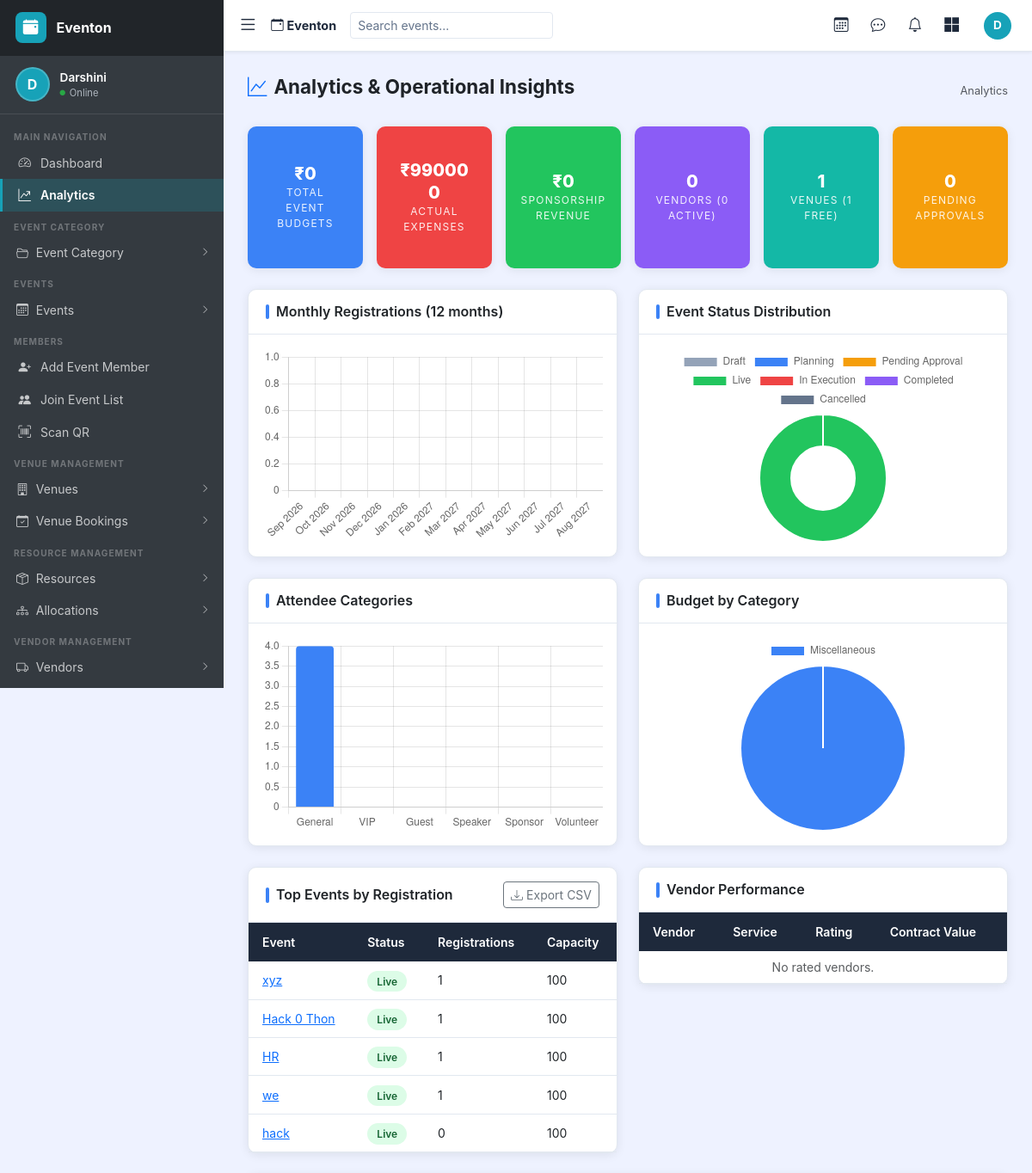
Page /analytics/ (signed in, upper part) on the earlier database version.
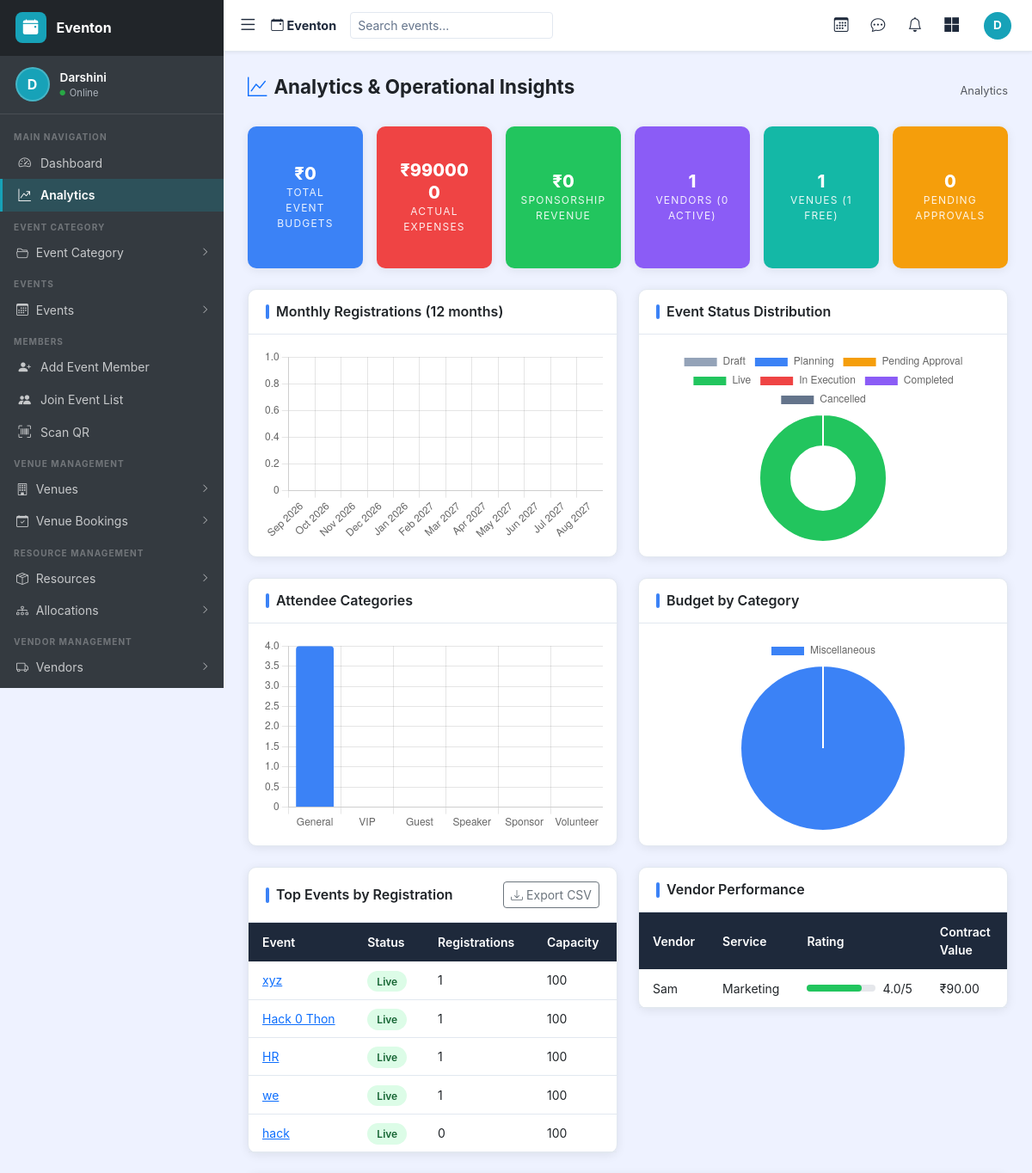
Same page on the later database version.
### events/models.py (models this page shows, shortened)
class Event(models.Model):
    STATUS_CHOICES = [
        ('draft', 'Draft'),
        ('planning', 'Planning'),
        ('approval', 'Pending Approval'),
        ('live', 'Live'),
        ('execution', 'In Execution'),
        ('completed', 'Completed'),
        ('cancelled', 'Cancelled'),
    ]
    JOB_CATEGORY_CHOICES = [
        ('technical', 'Technical'),
        ('non_technical', 'Non-Technical'),
        ('management', 'Management'),
        ('research', 'Research'),
        ('other', 'Other'),
    ]
    EVENT_TYPE_CHOICES = [
        ('tech_fest', 'Tech Fest'),
        ('cultural', 'Cultural'),
        ('hackathons', 'Hackathons'),
        ('seminars', 'Seminars'),
        ('competitions', 'Competitions'),
        ('others', 'Others'),
    ]
    SUBCATEGORY_CHOICES = [
        ('internships', 'Internships'),
        ('jobs', 'Jobs'),
        ('competitions', 'Competitions'),
        ('mock_tests', 'Mock Tests'),
        ('mentorships', 'Mentorships'),
        ('courses', 'Courses'),
        ('interviews', 'Interviews'),
        ('hundred_days_to', '100 Days to'),
        ('others', 'Others'),
    ]
    uid          = models.CharField(max_length=100, unique=True, help_text='Unique Event ID')
    title        = models.CharField(max_length=300)
    category     = models.ForeignKey(Category, on_delete=models.SET_NULL, null=True, related_name='events')
    description  = models.TextField(blank=True)
    image        = models.ImageField(upload_to='events/', blank=True, null=True)
    qr_code_image = models.ImageField(upload_to='events/qr_codes/', blank=True, null=True)
    session_name = models.CharField(max_length=200, blank=True)
    speaker_name = models.CharField(max_length=200, blank=True)
    start_time = models.DateTimeField()
    end_time   = models.DateTimeField()
    venue       = models.ForeignKey(Venue, on_delete=models.SET_NULL, null=True, blank=True, related_name='events')
    venue_name  = models.CharField(max_length=300, blank=True)
    location    = models.TextField(blank=True, help_text='Full address')
    map_latitude = models.FloatField(blank=True, null=True, help_text='Latitude for event pin')
    map_longitude = models.FloatField(blank=True, null=True, help_text='Longitude for event pin')
    price        = models.DecimalField(max_digits=10, decimal_places=2, default=0.00)
    total_budget = models.DecimalField(max_digits=14, decimal_places=2, default=0.00)
    points       = models.PositiveIntegerField(default=0, help_text='Points awarded on completion')
    max_attendance = models.PositiveIntegerField(default=100)
    job_category   = models.CharField(max_length=30, choices=JOB_CATEGORY_CHOICES, default='other')
    event_type     = models.CharField(max_length=30, choices=EVENT_TYPE_CHOICES, default='others')
    subcategory    = models.CharField(max_length=30, choices=SUBCATEGORY_CHOICES, default='others')
    resources = models.ManyToManyField(Resource, blank=True, related_name='events')
    vendors   = models.ManyToManyField(Vendor, blank=True, related_name='events')
    sponsors  = models.ManyToManyField(Sponsor, blank=True, related_name='events')
    operational_requirements = models.TextField(blank=True)
    status     = models.CharField(max_length=20, choices=STATUS_CHOICES, default='draft')
    created_by = models.ForeignKey(User, on_delete=models.SET_NULL, null=True, related_name='created_events')
    created_at = models.DateTimeField(auto_now_add=True)
    updated_at = models.DateTimeField(auto_now=True)
    class Meta:
        ordering = ['-start_time']

class Vendor(models.Model):
    SERVICE_CHOICES = [
        ('catering', 'Catering'),
        ('logistics', 'Logistics'),
        ('equipment_rental', 'Equipment Rental'),
        ('marketing', 'Marketing'),
        ('security', 'Security'),
        ('photography', 'Photography/Videography'),
        ('it_support', 'IT Support'),
        ('decor', 'Decoration'),
        ('other', 'Other'),
    ]
    STATUS_CHOICES = [
        ('active', 'Active'),
        ('inactive', 'Inactive'),
        ('blacklisted', 'Blacklisted'),
    ]
    name            = models.CharField(max_length=300)
    service_type    = models.CharField(max_length=30, choices=SERVICE_CHOICES, default='other')
    contact_person  = models.CharField(max_length=200, blank=True)
    email           = models.EmailField(blank=True)
    phone           = models.CharField(max_length=50, blank=True)
    address         = models.TextField(blank=True)
    contract_start  = models.DateField(null=True, blank=True)
    contract_end    = models.DateField(null=True, blank=True)
    contract_value  = models.DecimalField(max_digits=12, decimal_places=2, default=0)
    performance_rating = models.FloatField(default=0.0, help_text='Rating 0-5')
    status          = models.CharField(max_length=20, choices=STATUS_CHOICES, default='active')
    notes           = models.TextField(blank=True)
    created_at      = models.DateTimeField(auto_now_add=True)
    updated_at      = models.DateTimeField(auto_now=True)
    class Meta:
        ordering = ['name']

### events/views.py (the view)
# urls.py: path('analytics/', views.analytics_dashboard, name='analytics_dashboard'),
@admin_required
def analytics_dashboard(request):
    from django.db.models import Sum, Avg
    now = timezone.now()
    event_status_data = {}
    for status, label in Event.STATUS_CHOICES:
        event_status_data[label] = Event.objects.filter(status=status).count()
    attendee_cats = {}
    for cat, label in EventMember.ATTENDEE_CATEGORY_CHOICES:
        attendee_cats[label] = EventMember.objects.filter(attendee_category=cat).count()
    budget_events = (
        Event.objects.annotate(
            total_proj=Sum('budget_items__projected_amount'),
            total_act=Sum('budget_items__actual_amount'),
        ).filter(total_proj__isnull=False).order_by('-total_proj')[:10]
    )
    vendor_perf = Vendor.objects.filter(performance_rating__gt=0).order_by('-performance_rating')[:10]
    import calendar
    from django.utils.timezone import make_aware
    from datetime import date
    monthly_registrations = []
    for i in range(11, -1, -1):
        month = (now.month - i - 1) % 12 + 1
        year = now.year - ((i - now.month + 1) // 12)
        label = f"{calendar.month_abbr[month]} {year}"
        count = EventMember.objects.filter(
            joined_at__year=year,
            joined_at__month=month,
        ).count()
        monthly_registrations.append({'label': label, 'count': count})
    budget_by_cat = {}
    for cat, label in BudgetItem.CATEGORY_CHOICES:
        total = BudgetItem.objects.filter(category=cat).aggregate(t=Sum('actual_amount'))['t'] or 0
        if total > 0:
            budget_by_cat[label] = float(total)
    total_budget_all = Event.objects.aggregate(t=Sum('total_budget'))['t'] or 0
    total_actual_all = BudgetItem.objects.aggregate(t=Sum('actual_amount'))['t'] or 0
    total_sponsorship_all = Sponsor.objects.aggregate(t=Sum('contribution'))['t'] or 0
    top_events = (
        Event.objects.annotate(reg_count=Count('members'))
        .order_by('-reg_count')[:5]
    )
    total_resources = Resource.objects.count()
    allocated_resources = Resource.objects.filter(status='allocated').count()
    vendor_service_data = {}
    for svc, label in Vendor.SERVICE_CHOICES:
        cnt = Vendor.objects.filter(service_type=svc).count()
        if cnt > 0:
            vendor_service_data[label] = cnt
    context = {
        'event_status_data': event_status_data,
        'attendee_cats': attendee_cats,
        'budget_events': budget_events,
        'vendor_perf': vendor_perf,
        'monthly_registrations': monthly_registrations,
        'budget_by_cat': budget_by_cat,
        'total_budget_all': total_budget_all,
        'total_actual_all': total_actual_all,
        'total_sponsorship_all': total_sponsorship_all,
        'top_events': top_events,
        'total_resources': total_resources,
        'allocated_resources': allocated_resources,
        'vendor_service_data': vendor_service_data,
        'total_vendors': Vendor.objects.count(),
        'active_vendors': Vendor.objects.filter(status='active').count(),
        'total_venues': Venue.objects.count(),
        'available_venues': Venue.objects.filter(status='available').count(),
        'pending_approvals': ApprovalRequest.objects.filter(status='pending').count(),
    }
    return render(request, 'events/analytics_dashboard.html', context)

### events/templatetags/translate_tags.py (called while the page is built)
@register.filter(is_safe=True)
def tr(value, language=None):
    if not isinstance(value, str):
        return value
    if language is None:
        language = translation.get_language() or 'en'
    return translate_text(value, language)

### events/translations.py (called while the page is built)
def translate_text(text, language='en'):
    if not isinstance(text, str) or not text:
        return text
    translations = TRANSLATIONS.get(text, {})
    if not translations:
        return text
    if language in translations:
        return translations[language]
    base_language = language.split('-')[0] if '-' in language else None
    if base_language and base_language in translations:
        return translations[base_language]
    return translations.get('en', text)

### events/views.py (called while the page is built)
def admin_required(view_func):
    @wraps(view_func)
    @login_required
    def _wrapped(request, *args, **kwargs):
        if not request.user.is_staff:
            messages.error(request, translate_text('Admin access required for that action.', _get_request_language(request)))
            return redirect('dashboard')
        return view_func(request, *args, **kwargs)
    return _wrapped

### templates/events/analytics_dashboard.html (shortened to what the changed rows need)
{% extends 'base.html' %}
{% block content %}
<div class="page-header">
  <h2><i class="bi bi-graph-up me-2 text-primary"></i>Analytics & Operational Insights</h2>
</div>
<div class="row g-3 mb-4">
  <div class="col-6 col-xl-2">
    <div class="stat-card" style="background:#8b5cf6;">
      <div class="stat-num">{{ total_vendors }}</div>
      <div class="stat-label">Vendors ({{ active_vendors }} active)</div>
    </div>
  </div>
</div>
<div class="row g-4 mb-4">
  <div class="col-lg-6">
    <div class="card">
      <div class="p-0">
        <table class="table-custom">
          <thead><tr><th>Event</th><th>Status</th><th>Registrations</th><th>Capacity</th></tr></thead>
          <tbody>
            {% for e in top_events %}
            <tr>
              <td><a href="{% url 'event_detail' e.pk %}">{{ e.title }}</a></td>
              <td><span class="badge-status badge-{{ e.status }}">{{ e.get_status_display }}</span></td>
              <td>{{ e.reg_count }}</td>
              <td>{{ e.max_attendance }}</td>
            </tr>
            {% empty %}<tr><td colspan="4" class="text-muted text-center py-2">No data.</td></tr>{% endfor %}
          </tbody>
        </table>
      </div>
    </div>
  </div>
  <div class="col-lg-6">
    <div class="card">
      <div class="p-0">
        <table class="table-custom">
          <thead><tr><th>Vendor</th><th>Service</th><th>Rating</th><th>Contract Value</th></tr></thead>
          <tbody>
            {% for v in vendor_perf %}
            <tr>
              <td>{{ v.name }}</td>
              <td>{{ v.get_service_type_display }}</td>
              <td>
               {% widthratio v.performance_rating 5 100 as rating_pct %}
               <div class="d-flex align-items-center gap-2">
                 <div style="width:80px;height:8px;background:#e5e7eb;border-radius:4px;">
                   <div style="width:{{ rating_pct }}%;height:100%;background:#22c55e;border-radius:4px;max-width:100%;"></div>
                 </div>
                 {{ v.performance_rating }}/5
               </div>
             </td>
              <td>₹{{ v.contract_value }}</td>
            </tr>
            {% empty %}<tr><td colspan="4" class="text-muted text-center py-2">No rated vendors.</td></tr>{% endfor %}
          </tbody>
        </table>
      </div>
    </div>
  </div>
</div>
{% endblock %}

Differences in the rows shown:
added Vendor: name "Sam", service_type "Marketing", {{ rating_pct }} 80 (drawn), performance_rating "4.0", contract_value "90.00"
Other differences:
{{ total_vendors }}: "0" → "1"
text no longer shown: "No rated vendors."
